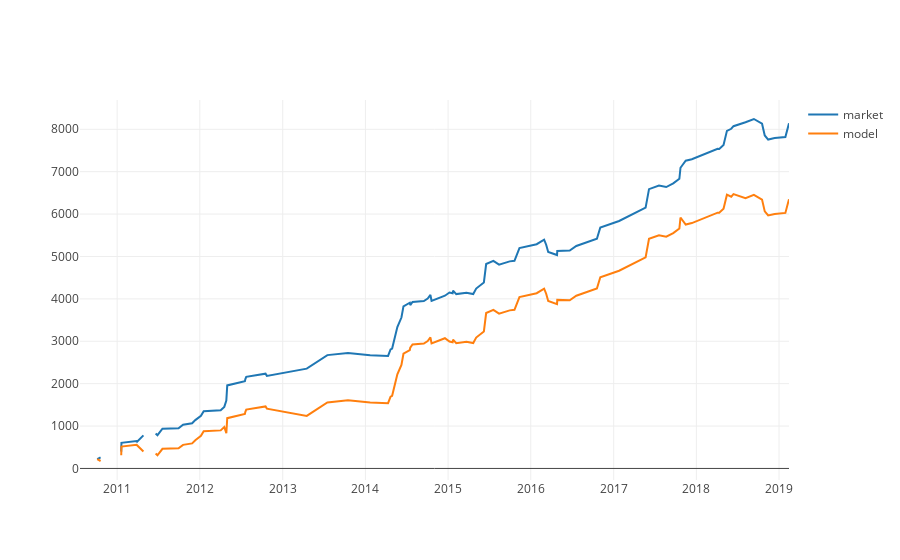

This figure's notebook cell:
### Code cell
trace_market = go.Scatter(
    x = market['date'],
    y = market['cum_date'],
    mode = 'lines',
    name = 'market',
)
trace_model = go.Scatter(
    x = model['date'],
    y = model['cum_date'],
    mode = 'lines',
    name = 'model',
)

data = [trace_market, trace_model]
iplot(data)
